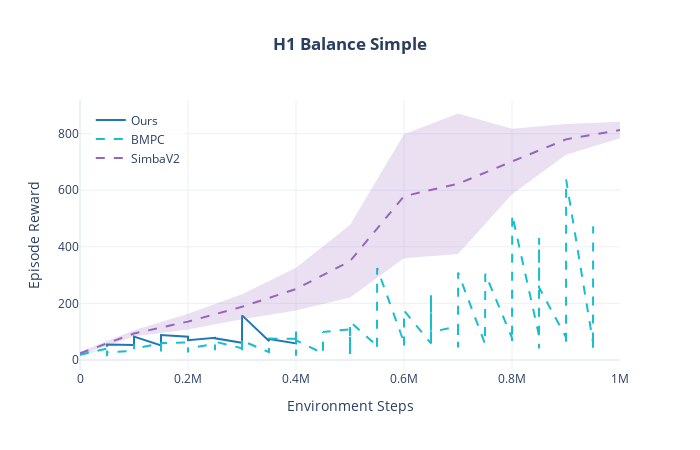
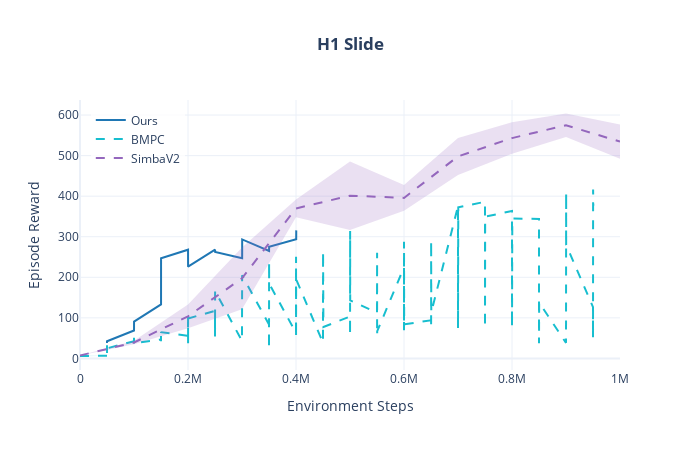
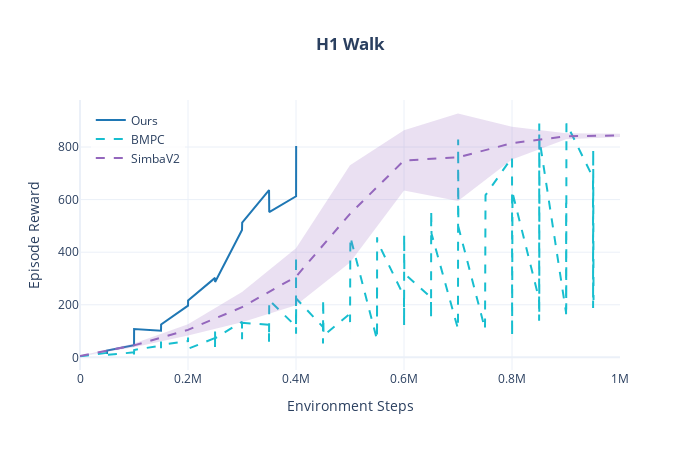

The notebook cell saved with these charts, in order:
### Code cell
# Show all plots
for task, fig in figures.items():
    fig.show()

### Figure 1 — Plotly figure (JSON) as saved in the notebook; plotly's stock layout.template omitted (floating-point values rounded to 4 significant figures; data arrays with more than 128 entries replaced by an {"elided": "..."} marker saying what was removed)
{"data": [{"fill": "toself", "fillcolor": "rgba(31,119,180,0.2)", "hoverinfo": "skip", "line": {"color": "rgba(0,0,0,0)"}, "showlegend": false, "type": "scatter", "x": [50000.0, 50040.0, 100000.0, 100000.0, 150000.0, 150000.0, 200000.0, 200100.0, 250100.0, 250100.0, 300000.0, 300200.0, 350000.0, 350000.0, 400100.0, 400100.0, 400100.0, 400100.0, 350000.0, 350000.0, 300200.0, 300000.0, 250100.0, 250100.0, 200100.0, 200000.0, 150000.0, 150000.0, 100000.0, 100000.0, 50040.0, 50000.0], "y": [46.43, 54.73, 52.68, 82.32, 51.48, 88.22, 82.14, 69.72, 78.28, 76.31, 60.46, 157.4, 66.66, 73.92, 58.33, 81.73, 81.73, 58.33, 73.92, 66.66, 157.4, 60.46, 76.31, 78.28, 69.72, 82.14, 88.22, 51.48, 82.32, 52.68, 54.73, 46.43]}, {"hovertemplate": "Ours<br>Step: %{x:,}<br>Reward: %{y:.1f}<extra></extra>", "line": {"color": "#1f77b4", "width": 2}, "mode": "lines", "name": "Ours", "type": "scatter", "x": [50000.0, 50040.0, 100000.0, 100000.0, 150000.0, 150000.0, 200000.0, 200100.0, 250100.0, 250100.0, 300000.0, 300200.0, 350000.0, 350000.0, 400100.0, 400100.0], "y": [46.43, 54.73, 52.68, 82.32, 51.48, 88.22, 82.14, 69.72, 78.28, 76.31, 60.46, 157.4, 66.66, 73.92, 58.33, 81.73]}, {"fill": "toself", "fillcolor": "rgba(23,190,207,0.2)", "hoverinfo": "skip", "line": {"color": "rgba(0,0,0,0)"}, "showlegend": false, "type": "scatter", "x": {"elided": "372 float values"}, "y": {"elided": "372 float values"}}, {"hovertemplate": "BMPC<br>Step: %{x:,}<br>Reward: %{y:.1f}<extra></extra>", "line": {"color": "#17becf", "dash": "dash", "width": 2}, "mode": "lines", "name": "BMPC", "type": "scatter", "x": {"elided": "186 float values"}, "y": {"elided": "186 float values"}}, {"fill": "toself", "fillcolor": "rgba(148,103,189,0.2)", "hoverinfo": "skip", "line": {"color": "rgba(0,0,0,0)"}, "showlegend": false, "type": "scatter", "x": [0.0, 100000.0, 200000.0, 300000.0, 400000.0, 500000.0, 600000.0, 700000.0, 800000.0, 900000.0, 1000000.0, 1000000.0, 900000.0, 800000.0, 700000.0, 600000.0, 500000.0, 400000.0, 300000.0, 200000.0, 100000.0, 0.0], "y": [28.99, 104.5, 163.1, 232.2, 326.2, 477.4, 798.2, 871.6, 817.5, 834.6, 842.0, 784.2, 725.7, 586.0, 374.2, 360.0, 221.0, 175.1, 143.4, 107.7, 82.42, 17.4]}, {"hovertemplate": "SimbaV2<br>Step: %{x:,}<br>Reward: %{y:.1f}<extra></extra>", "line": {"color": "#9467bd", "dash": "dash", "width": 2}, "mode": "lines", "name": "SimbaV2", "type": "scatter", "x": [0.0, 100000.0, 200000.0, 300000.0, 400000.0, 500000.0, 600000.0, 700000.0, 800000.0, 900000.0, 1000000.0], "y": [23.2, 93.47, 135.4, 187.8, 250.6, 349.2, 579.1, 622.9, 701.8, 780.1, 813.1]}], "layout": {"height": 450, "hovermode": "x unified", "legend": {"bgcolor": "rgba(255,255,255,0.8)", "x": 0.02, "y": 0.98}, "title": {"text": "<b>H1 Balance Simple</b>", "x": 0.5}, "width": 700, "xaxis": {"title": {"text": "Environment Steps"}}, "yaxis": {"title": {"text": "Episode Reward"}}}}

### Figure 2 — Plotly figure (JSON) as saved in the notebook; plotly's stock layout.template omitted (floating-point values rounded to 4 significant figures; data arrays with more than 128 entries replaced by an {"elided": "..."} marker saying what was removed)
{"data": [{"fill": "toself", "fillcolor": "rgba(31,119,180,0.2)", "hoverinfo": "skip", "line": {"color": "rgba(0,0,0,0)"}, "showlegend": false, "type": "scatter", "x": [50000.0, 50030.0, 100000.0, 100100.0, 150100.0, 150100.0, 200100.0, 200100.0, 250200.0, 250300.0, 300300.0, 300300.0, 350100.0, 350200.0, 400400.0, 400500.0, 400500.0, 400400.0, 350200.0, 350100.0, 300300.0, 300300.0, 250300.0, 250200.0, 200100.0, 200100.0, 150100.0, 150100.0, 100100.0, 100000.0, 50030.0, 50000.0], "y": [38.09, 42.25, 68.89, 90.71, 133.0, 247.1, 268.0, 226.2, 268.1, 262.2, 246.7, 293.3, 264.8, 275.3, 293.8, 315.7, 315.7, 293.8, 275.3, 264.8, 293.3, 246.7, 262.2, 268.1, 226.2, 268.0, 247.1, 133.0, 90.71, 68.89, 42.25, 38.09]}, {"hovertemplate": "Ours<br>Step: %{x:,}<br>Reward: %{y:.1f}<extra></extra>", "line": {"color": "#1f77b4", "width": 2}, "mode": "lines", "name": "Ours", "type": "scatter", "x": [50000.0, 50030.0, 100000.0, 100100.0, 150100.0, 150100.0, 200100.0, 200100.0, 250200.0, 250300.0, 300300.0, 300300.0, 350100.0, 350200.0, 400400.0, 400500.0], "y": [38.09, 42.25, 68.89, 90.71, 133.0, 247.1, 268.0, 226.2, 268.1, 262.2, 246.7, 293.3, 264.8, 275.3, 293.8, 315.7]}, {"fill": "toself", "fillcolor": "rgba(23,190,207,0.2)", "hoverinfo": "skip", "line": {"color": "rgba(0,0,0,0)"}, "showlegend": false, "type": "scatter", "x": {"elided": "372 float values"}, "y": {"elided": "372 float values"}}, {"hovertemplate": "BMPC<br>Step: %{x:,}<br>Reward: %{y:.1f}<extra></extra>", "line": {"color": "#17becf", "dash": "dash", "width": 2}, "mode": "lines", "name": "BMPC", "type": "scatter", "x": {"elided": "186 float values"}, "y": {"elided": "186 float values"}}, {"fill": "toself", "fillcolor": "rgba(148,103,189,0.2)", "hoverinfo": "skip", "line": {"color": "rgba(0,0,0,0)"}, "showlegend": false, "type": "scatter", "x": [0.0, 100000.0, 200000.0, 300000.0, 400000.0, 500000.0, 600000.0, 700000.0, 800000.0, 900000.0, 1000000.0, 1000000.0, 900000.0, 800000.0, 700000.0, 600000.0, 500000.0, 400000.0, 300000.0, 200000.0, 100000.0, 0.0], "y": [7.352, 43.58, 133.1, 273.6, 391.7, 485.7, 427.5, 543.7, 582.0, 603.9, 576.6, 492.6, 546.1, 504.4, 452.3, 363.9, 316.9, 347.9, 121.5, 74.56, 34.91, 6.964]}, {"hovertemplate": "SimbaV2<br>Step: %{x:,}<br>Reward: %{y:.1f}<extra></extra>", "line": {"color": "#9467bd", "dash": "dash", "width": 2}, "mode": "lines", "name": "SimbaV2", "type": "scatter", "x": [0.0, 100000.0, 200000.0, 300000.0, 400000.0, 500000.0, 600000.0, 700000.0, 800000.0, 900000.0, 1000000.0], "y": [7.158, 39.24, 103.8, 197.6, 369.8, 401.3, 395.7, 498.0, 543.2, 575.0, 534.6]}], "layout": {"height": 450, "hovermode": "x unified", "legend": {"bgcolor": "rgba(255,255,255,0.8)", "x": 0.02, "y": 0.98}, "title": {"text": "<b>H1 Slide</b>", "x": 0.5}, "width": 700, "xaxis": {"title": {"text": "Environment Steps"}}, "yaxis": {"title": {"text": "Episode Reward"}}}}

### Figure 3 — Plotly figure (JSON) as saved in the notebook; plotly's stock layout.template omitted (floating-point values rounded to 4 significant figures; data arrays with more than 128 entries replaced by an {"elided": "..."} marker saying what was removed)
{"data": [{"fill": "toself", "fillcolor": "rgba(31,119,180,0.2)", "hoverinfo": "skip", "line": {"color": "rgba(0,0,0,0)"}, "showlegend": false, "type": "scatter", "x": [50020.0, 50090.0, 100100.0, 100200.0, 150100.0, 150200.0, 200100.0, 200200.0, 250100.0, 250200.0, 300000.0, 300300.0, 350100.0, 350400.0, 400100.0, 400300.0, 400300.0, 400100.0, 350400.0, 350100.0, 300300.0, 300000.0, 250200.0, 250100.0, 200200.0, 200100.0, 150200.0, 150100.0, 100200.0, 100100.0, 50090.0, 50020.0], "y": [12.63, 25.59, 46.2, 107.9, 101.5, 125.0, 196.7, 216.6, 302.3, 286.6, 484.1, 512.2, 636.3, 552.5, 612.6, 804.1, 804.1, 612.6, 552.5, 636.3, 512.2, 484.1, 286.6, 302.3, 216.6, 196.7, 125.0, 101.5, 107.9, 46.2, 25.59, 12.63]}, {"hovertemplate": "Ours<br>Step: %{x:,}<br>Reward: %{y:.1f}<extra></extra>", "line": {"color": "#1f77b4", "width": 2}, "mode": "lines", "name": "Ours", "type": "scatter", "x": [50020.0, 50090.0, 100100.0, 100200.0, 150100.0, 150200.0, 200100.0, 200200.0, 250100.0, 250200.0, 300000.0, 300300.0, 350100.0, 350400.0, 400100.0, 400300.0], "y": [12.63, 25.59, 46.2, 107.9, 101.5, 125.0, 196.7, 216.6, 302.3, 286.6, 484.1, 512.2, 636.3, 552.5, 612.6, 804.1]}, {"fill": "toself", "fillcolor": "rgba(23,190,207,0.2)", "hoverinfo": "skip", "line": {"color": "rgba(0,0,0,0)"}, "showlegend": false, "type": "scatter", "x": {"elided": "376 float values"}, "y": {"elided": "376 float values"}}, {"hovertemplate": "BMPC<br>Step: %{x:,}<br>Reward: %{y:.1f}<extra></extra>", "line": {"color": "#17becf", "dash": "dash", "width": 2}, "mode": "lines", "name": "BMPC", "type": "scatter", "x": {"elided": "188 float values"}, "y": {"elided": "188 float values"}}, {"fill": "toself", "fillcolor": "rgba(148,103,189,0.2)", "hoverinfo": "skip", "line": {"color": "rgba(0,0,0,0)"}, "showlegend": false, "type": "scatter", "x": [0.0, 100000.0, 200000.0, 300000.0, 400000.0, 500000.0, 600000.0, 700000.0, 800000.0, 900000.0, 1000000.0, 1000000.0, 900000.0, 800000.0, 700000.0, 600000.0, 500000.0, 400000.0, 300000.0, 200000.0, 100000.0, 0.0], "y": [5.804, 52.6, 125.5, 248.3, 415.2, 730.9, 863.3, 927.5, 876.7, 852.3, 850.9, 837.7, 829.2, 752.4, 594.4, 634.3, 360.5, 198.5, 133.4, 83.12, 38.68, 3.995]}, {"hovertemplate": "SimbaV2<br>Step: %{x:,}<br>Reward: %{y:.1f}<extra></extra>", "line": {"color": "#9467bd", "dash": "dash", "width": 2}, "mode": "lines", "name": "SimbaV2", "type": "scatter", "x": [0.0, 100000.0, 200000.0, 300000.0, 400000.0, 500000.0, 600000.0, 700000.0, 800000.0, 900000.0, 1000000.0], "y": [4.9, 45.64, 104.3, 190.8, 306.8, 545.7, 748.8, 760.9, 814.6, 840.7, 844.3]}], "layout": {"height": 450, "hovermode": "x unified", "legend": {"bgcolor": "rgba(255,255,255,0.8)", "x": 0.02, "y": 0.98}, "title": {"text": "<b>H1 Walk</b>", "x": 0.5}, "width": 700, "xaxis": {"title": {"text": "Environment Steps"}}, "yaxis": {"title": {"text": "Episode Reward"}}}}
